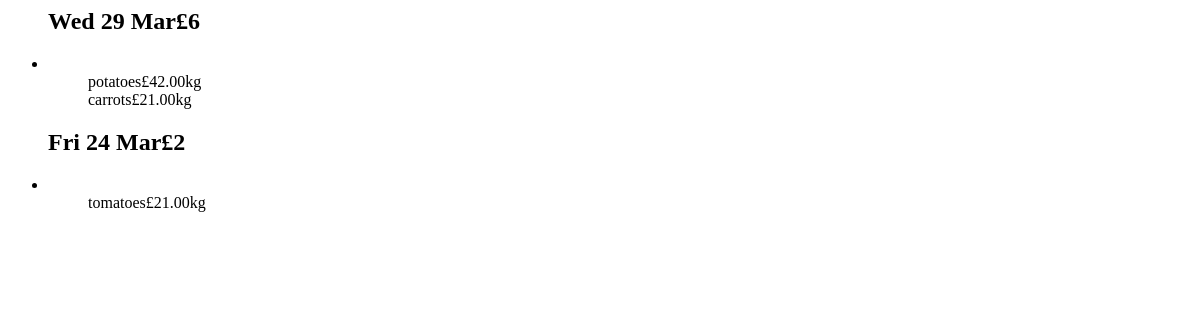
The app's page /ajax/upcomingorders (signed in), older data.
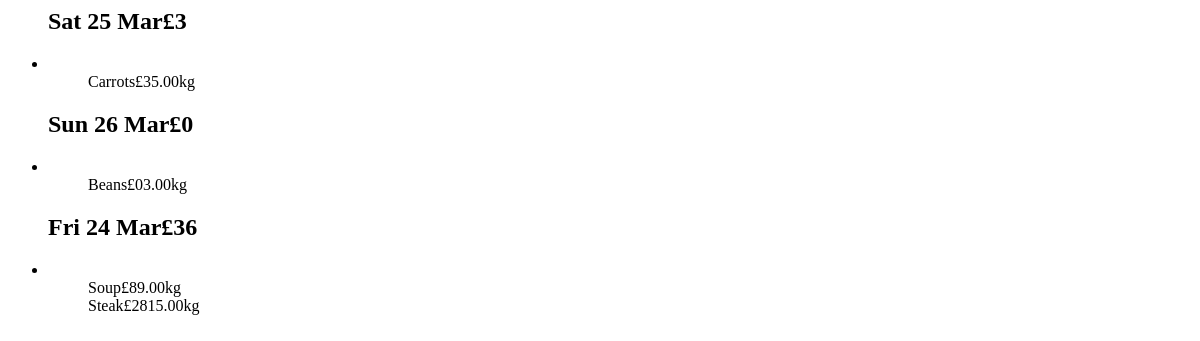
The same page, newer data.
### stockedup/models.py (models this page shows, shortened)
class Supplier(models.Model):
    name = models.CharField(max_length=128)
    email = models.EmailField(unique=True)

class Item(models.Model):
    user = models.ForeignKey(User)
    supplier = models.ForeignKey(Supplier)
    name = models.CharField(max_length=128)
    rate = models.DecimalField(default=0, decimal_places=2, max_digits=10)
    cost = models.DecimalField(default=0, decimal_places=2, max_digits=10)
    stock = models.DecimalField(default=0, decimal_places=2, max_digits=10)
    lastUpdated = models.DateField(default=date.today)
    class Meta:
        unique_together = ("user", "supplier", "name")

### stockedup/views.py (the view)
# urls.py: url(r'^ajax/upcomingorders', views.upcomingorders, name='upcomingorders'),
@login_required
def upcomingorders(request):
	if request.method == 'GET':
		currentUser = request.user
		items = filter(lambda x: x.user == currentUser, Item.objects.all())  # Filters items to only the current user
		contextDict = {'stock': [], 'orders': []}
		datedOrders = {}
		orders = []
		for item in items:
			contextDict['stock'] += [
				{'name': item.name, 'from': item.supplier, 'kgpw': item.rate, 'amount': item.stock, 'ppkg': 2}]
			if item.rate != 0:
				orders += [(int(item.stock / item.rate), item)]  # Creates tuple: order = (Days Left, Item)
		sorted(orders, key=lambda order: order[0])  # Sort by days lasting
		days = ("Mon", "Tues", "Wed", "Thurs", "Fri", "Sat", "Sun")
		months = ("Jan", "Feb", "Mar", "Apr", "May", "Jun", "Jul", "Aug", "Sep", "Oct", "Nov", "Dec")
		for order in orders:
			orderDate = datetime.date.today() + datetime.timedelta(order[0])  # Find reorder date
			stringDate = str(days[orderDate.weekday()]) + ' ' + str(orderDate.day) + ' ' + str(months[orderDate.month - 1])
			datedOrders[stringDate] = {'total': 0,
									   'orders': datedOrders.get(stringDate, {'orders': []})['orders'] + [
										   {'name': order[1].name,
											'from': order[1].supplier,
											'cost': round(order[1].cost*order[1].rate), 'amount': order[1].rate}]}
		for day in datedOrders:
			tempList = []
			total = 0
			for order in datedOrders[day]['orders']:
				total += order['cost']  # Sums up cost
				tempList += [order]
			contextDict['orders'] += [{'date': day, 'total': total, 'orders': tempList}]
	return render(request, 'stockedup/upcomingorders.html', context=contextDict)

### templates/stockedup/upcomingorders.html
{% for day in orders %}
	<ul>
		<h2><span>{{ day.date }}</span><span id="amount">£{{ day.total }}</span></h2>
		<li>
			{% for order in day.orders %}
				<ul><span>{{ order.name }}</span><span>£{{ order.cost }}</span><span>{{ order.amount }}kg</span></ul>
			{% endfor %}
		</li>
	</ul>
{% endfor %}

Row changes from the older to the newer data that the page shows:
removed Supplier: name "potatoes", cost "4", amount "2.00", shown under "Wed 29 Mar"
removed Supplier: name "carrots", cost "2", amount "1.00", shown under "Wed 29 Mar"
removed Supplier: name "tomatoes", cost "2", amount "1.00", shown under "Fri 24 Mar"
added Supplier: name "Carrots", cost "3", amount "5.00", name "Steak", cost "28", amount "15.00"
added Supplier: name "Beans", cost "0", amount "3.00", shown under "Sun 26 Mar"
added Supplier: name "Soup", cost "8", amount "9.00", shown under "Fri 24 Mar"
Text that changed along with them:
new list line: "Sat 25 Mar £ 3"
new list line: "Sun 26 Mar £ 0"
new list line: "Fri 24 Mar £ 36"
list line gone: "Wed 29 Mar £ 6"
list line gone: "Fri 24 Mar £ 2"
